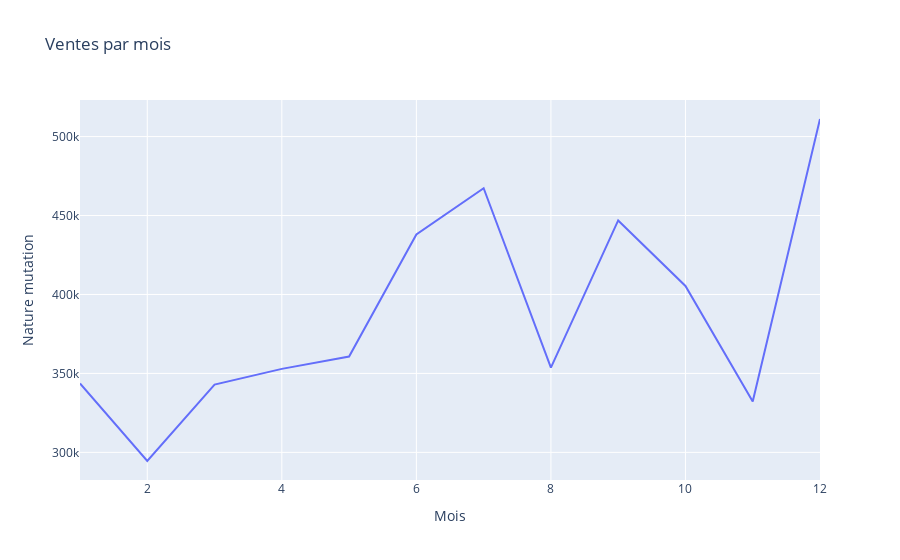

The notebook cell saved with this chart:
### Code cell
import plotly.express as px

fig = px.line(df_ventes_par_mois, x="Mois", y="Nature mutation", title='Ventes par mois')
fig.show()

### Figure 1 — Plotly figure (JSON) as saved in the notebook; plotly's stock layout.template omitted (floating-point values rounded to 4 significant figures)
{"data": [{"hovertemplate": "Mois=%{x}<br>Nature mutation=%{y}<extra></extra>", "legendgroup": "", "line": {"color": "#636efa", "dash": "solid"}, "marker": {"symbol": "circle"}, "mode": "lines", "name": "", "orientation": "v", "showlegend": false, "type": "scatter", "x": [1, 2, 3, 4, 5, 6, 7, 8, 9, 10, 11, 12], "xaxis": "x", "y": [343615, 294525, 342893, 352865, 360706, 437969, 467309, 353629, 446892, 405402, 332261, 511143], "yaxis": "y"}], "layout": {"legend": {"tracegroupgap": 0}, "title": {"text": "Ventes par mois"}, "xaxis": {"anchor": "y", "domain": [0, 1], "title": {"text": "Mois"}}, "yaxis": {"anchor": "x", "domain": [0, 1], "title": {"text": "Nature mutation"}}}}
